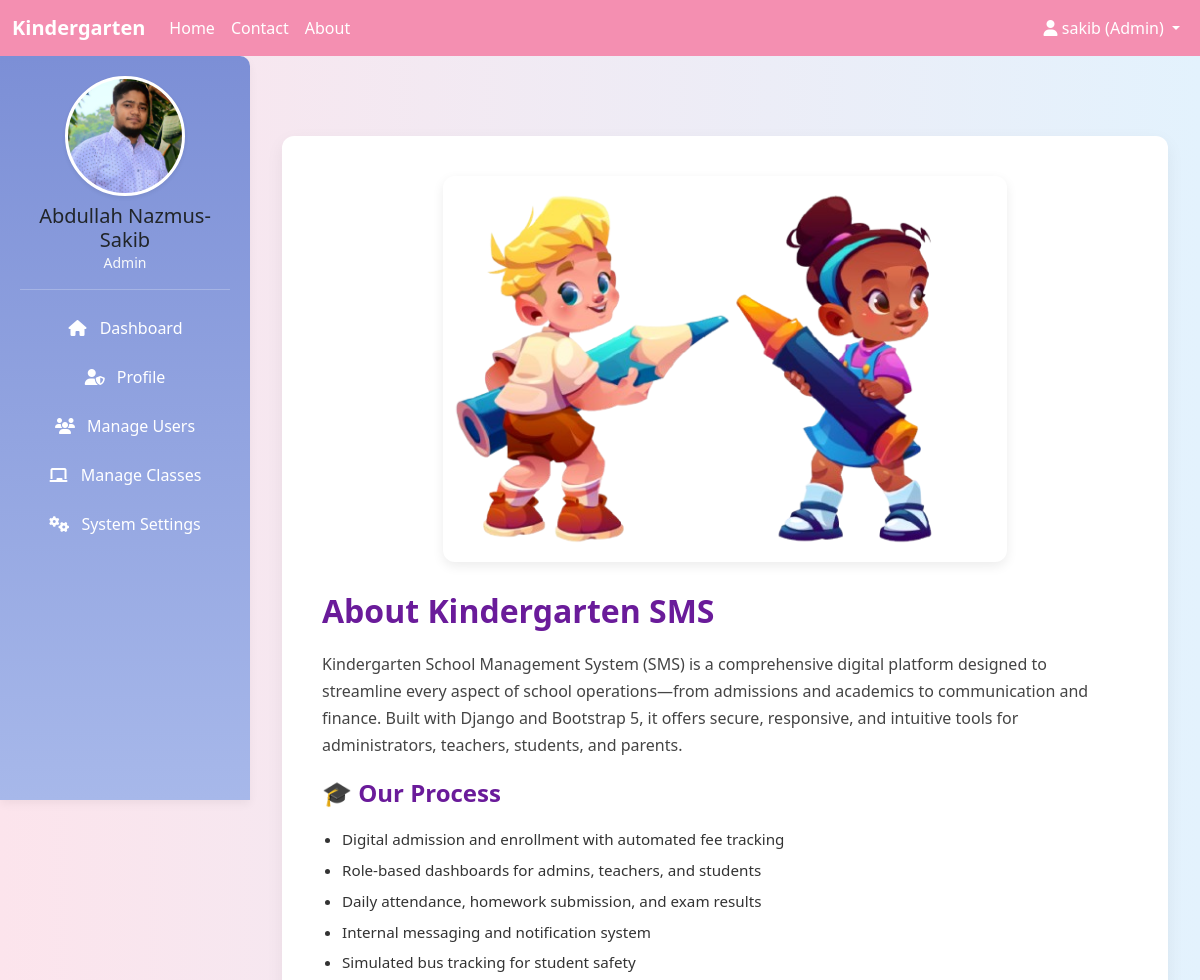
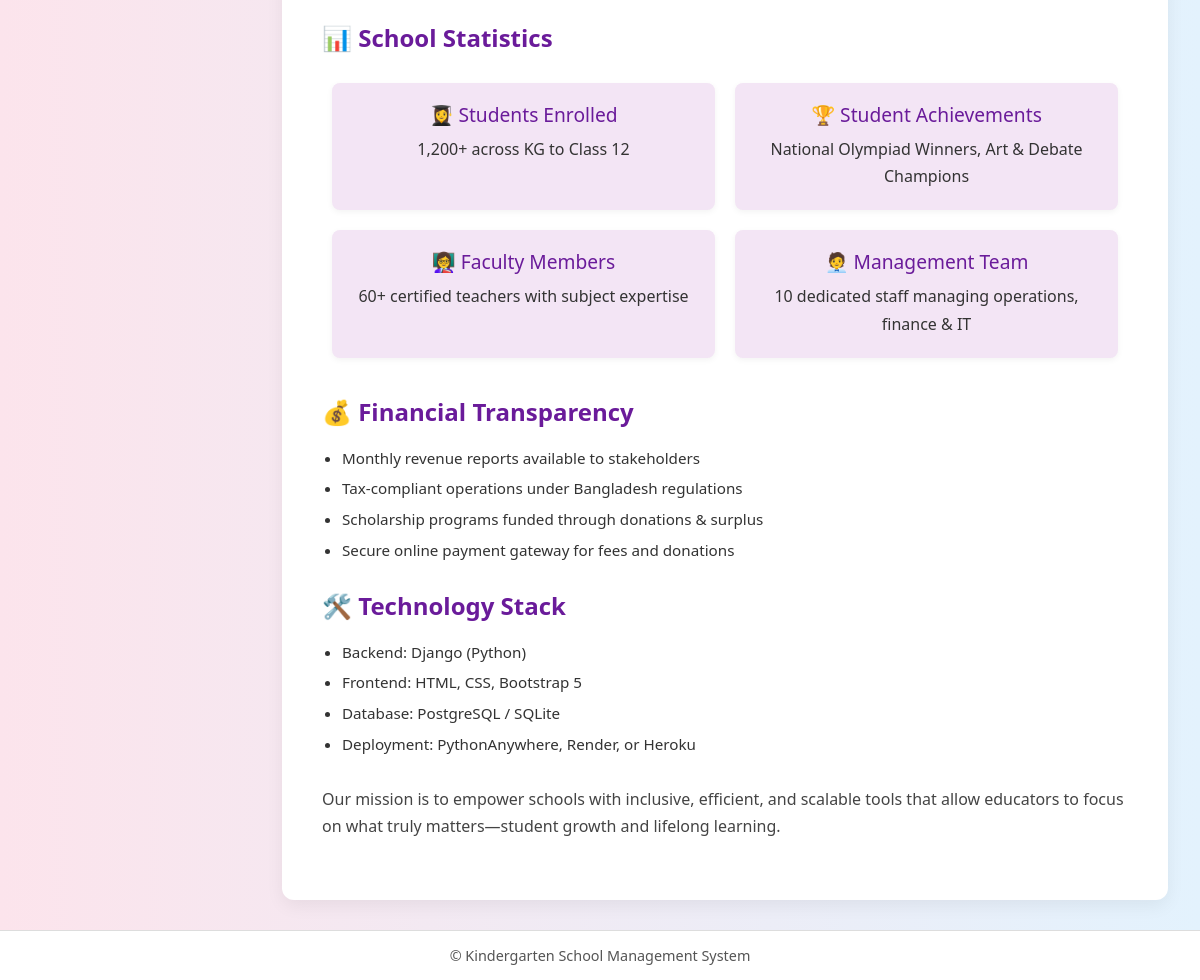
/about/ (signed in), run on the app's committed database (2 pictures, top to bottom).
### core/models.py (models this page shows, shortened)
class User(AbstractUser):
    ROLE_CHOICES = (
        ("admin", "Admin"),
        ("teacher", "Teacher"),
        ("student", "Student"),
    )
    role = models.CharField(max_length=10, choices=ROLE_CHOICES)

class AdminProfile(models.Model):
    user = models.OneToOneField(User, on_delete=models.CASCADE, related_name='admin_profile')
    full_name = models.CharField(max_length=128, blank=True)
    designation = models.CharField(max_length=64, blank=True)
    office_email = models.EmailField(blank=True)
    date_of_birth = models.DateField(null=True, blank=True)
    joining_date = models.DateField(null=True, blank=True)
    national_id = models.CharField(max_length=32, blank=True)
    address = models.TextField(blank=True)
    phone = models.CharField(max_length=24, blank=True)
    emergency_contact = models.CharField(max_length=24, blank=True)
    photo = models.ImageField(upload_to='admin_photos/', blank=True, null=True)
    bio = models.TextField(blank=True)
    skills = models.TextField(blank=True)
    experience = models.TextField(blank=True)
    education = models.TextField(blank=True)
    languages = models.TextField(blank=True)
    hobbies = models.TextField(blank=True)
    social_media = models.TextField(blank=True)
    achievements = models.TextField(blank=True)
    certifications = models.TextField(blank=True)
    interests = models.TextField(blank=True)
    notes = models.TextField(blank=True)
    is_active = models.BooleanField(default=True)
    created_at = models.DateTimeField(auto_now_add=True, null=True)
    last_updated = models.DateTimeField(auto_now=True)

### core/views.py (the view)
# urls.py: path('about/', views.about, name='about'),
def about(request):
    return render(request, 'about.html')

### core/templates/about.html (shortened to what this page needs)
{% extends 'base.html' %}
{% load static %}
{% block content %}
<div class="container">
  <div class="about-card">
    <div class="hero-div">
      <img src="{% static 'images/about.png' %}" alt="About Kindergarten SMS" class="hero-image">
    </div>
    <h2>About Kindergarten SMS</h2>
    <p>
      Kindergarten School Management System (SMS) is a comprehensive digital platform designed to streamline every aspect of school operations—from admissions and academics to communication and finance. Built with Django and Bootstrap 5, it offers secure, responsive, and intuitive tools for administrators, teachers, students, and parents.
    </p>
    <h4>🎓 Our Process</h4>
    <ul>
      <li>Digital admission and enrollment with automated fee tracking</li>
      <li>Role-based dashboards for admins, teachers, and students</li>
      <li>Daily attendance, homework submission, and exam results</li>
      <li>Internal messaging and notification system</li>
      <li>Simulated bus tracking for student safety</li>
    </ul>
    <h4>📊 School Statistics</h4>
    <div class="stats-box">
      <div class="stats-item">
        <h5>👩‍🎓 Students Enrolled</h5>
        <p>1,200+ across KG to Class 12</p>
      </div>
      <div class="stats-item">
        <h5>🏆 Student Achievements</h5>
        <p>National Olympiad Winners, Art & Debate Champions</p>
      </div>
      <div class="stats-item">
        <h5>👩‍🏫 Faculty Members</h5>
        <p>60+ certified teachers with subject expertise</p>
      </div>
      <div class="stats-item">
        <h5>🧑‍💼 Management Team</h5>
        <p>10 dedicated staff managing operations, finance & IT</p>
      </div>
    </div>
    <h4>💰 Financial Transparency</h4>
    <ul>
      <li>Monthly revenue reports available to stakeholders</li>
      <li>Tax-compliant operations under Bangladesh regulations</li>
      <li>Scholarship programs funded through donations & surplus</li>
      <li>Secure online payment gateway for fees and donations</li>
    </ul>
    <h4>🛠️ Technology Stack</h4>
    <ul>
      <li>Backend: Django (Python)</li>
      <li>Frontend: HTML, CSS, Bootstrap 5</li>
      <li>Database: PostgreSQL / SQLite</li>
      <li>Deployment: PythonAnywhere, Render, or Heroku</li>
    </ul>
    <p>
      Our mission is to empower schools with inclusive, efficient, and scalable tools that allow educators to focus on what truly matters—student growth and lifelong learning.
    </p>
  </div>
</div>
{% endblock %}

### core/templates/base.html (shortened to what this page needs)
<!DOCTYPE html>
<html lang="en">
<head>
  <link href="https://cdn.jsdelivr.net/npm/bootstrap@5.3.0/dist/css/bootstrap.min.css" rel="stylesheet"/>
  <link rel="stylesheet" href="https://cdnjs.cloudflare.com/ajax/libs/font-awesome/6.4.0/css/all.min.css"/>
</head>
<body>
  <nav class="navbar navbar-expand-sm">
    <div class="container-fluid">
      <a class="navbar-brand" href="#">Kindergarten</a>
      <div class="collapse navbar-collapse" id="navbarContent">
        <ul class="navbar-nav me-auto">
          <li class="nav-item"><a class="nav-link" href="{% url 'homepage' %}">Home</a></li>
          <li class="nav-item"><a class="nav-link" href="{% url 'contact' %}">Contact</a></li>
          <li class="nav-item"><a class="nav-link" href="{% url 'about' %}">About</a></li>
        </ul>
        <ul class="navbar-nav">
          <li class="nav-item dropdown">
            <a class="nav-link dropdown-toggle" href="#" id="userDropdown" role="button" data-bs-toggle="dropdown">
              <i class="fas fa-user"></i>
              {% if request.user.is_authenticated %}
                {{ request.user.username }} ({{ request.user.role|title }})
              {% else %}
                Account
              {% endif %}
            </a>
          </li>
        </ul>
      </div>
    </div>
  </nav>
  {% if request.user.is_authenticated %}
  <div class="sidebar text-center">
    {% if request.user.role == "student" %}
      {% if request.user.student_profile.photo %}
        <img src="{{ request.user.student_profile.photo.url }}" alt="Profile Picture" class="profile_pic shadow-sm" />
      {% else %}
        <img src="https://via.placeholder.com/120" alt="Profile Picture" class="profile_pic shadow-sm" />
      {% endif %}
    {% elif request.user.role == "teacher" %}
      {% if request.user.teacher_profile.photo %}
        <img src="{{ request.user.teacher_profile.photo.url }}" alt="Profile Picture" class="profile_pic shadow-sm" />
      {% else %}
        <img src="https://via.placeholder.com/120" alt="Profile Picture" class="profile_pic shadow-sm" />
      {% endif %}
    {% elif request.user.role == "admin" %}
      {% if request.user.admin_profile.photo %}
        <img src="{{ request.user.admin_profile.photo.url }}" alt="Profile Picture" class="profile_pic shadow-sm" />
      {% else %}
        <img src="https://via.placeholder.com/120" alt="Profile Picture" class="profile_pic shadow-sm" />
      {% endif %}
    {% endif %}
    <h5 class="mt-2 mb-0">{{ request.user.get_full_name|default:request.user.username }}</h5>
    <p class="text-light small mb-3">{{ request.user.role|title }}</p>
    <hr class="border-light">
    {% if request.user.role == "student" %}
      <a href="{% url 'dashboard' %}"><i class="fas fa-home me-2"></i> Dashboard</a>
      <a href="{% url 'student_profile' %}"><i class="fas fa-user me-2"></i> Profile</a>
      <a href="#"><i class="fas fa-tasks me-2"></i> My Tasks</a>
      <a href="#"><i class="fas fa-calendar-check me-2"></i> Attendance</a>
      <a href="#"><i class="fas fa-file-alt me-2"></i> Reports</a>
      <a href="#"><i class="fas fa-cog me-2"></i> Settings</a>
    {% elif request.user.role == "admin" %}
      <a href="{% url 'dashboard' %}"><i class="fas fa-home me-2"></i> Dashboard</a>
      <a href="{% url 'admin_profile' %}"><i class="fas fa-user-shield me-2"></i> Profile</a>
      <a href="#"><i class="fas fa-users me-2"></i> Manage Users</a>
      <a href="#"><i class="fas fa-chalkboard me-2"></i> Manage Classes</a>
      <a href="#"><i class="fas fa-cogs me-2"></i> System Settings</a>
    {% endif %}
      </div>
  {% endif %}
  <div class="{% if request.user.is_authenticated %}main-content{% else %}main-content full-width{% endif %}">
    {% block content %}{% endblock %}
  </div>
  <footer>
    &copy; {{ now|date:"Y" }} Kindergarten School Management System
  </footer>
</body>
</html>

### core/templates/base.html (style rules this page uses)
body { background: linear-gradient(to right, #fce4ec, #e3f2fd); font-family: "Segoe UI", Tahoma, Geneva, Verdana, sans-serif; margin: 0; padding: 0; }
.navbar { background-color: #f48fb1 !important; position: fixed; top: 0; left: 0; right: 0; z-index: 1030; }
.navbar-brand { font-weight: bold; color: #ffffff !important; }
.nav-link { color: #fff !important; font-weight: 500; }
.sidebar { background: linear-gradient(180deg, #7c8fd6, #a7b8ea); box-shadow: 0 4px 10px rgba(0, 0, 0, 0.05); padding: 20px; height: calc(100vh - 56px); position: fixed; top: 56px; left: 0; width: 250px; overflow-y: auto; border-top-right-radius: 10px; }
.profile_pic { width: 120px; height: 120px; border-radius: 50%; object-fit: cover; border: 3px solid #fff; background-color: #fff; transition: transform 0.3s ease; }
.sidebar a { display: block; padding: 10px 15px; color: #fff; text-decoration: none; border-radius: 6px; font-weight: 500; transition: all 0.3s ease; margin-bottom: 5px; }
.sidebar i { width: 20px; text-align: center; }
.main-content { margin-top: 56px; margin-left: 250px; padding: 20px; min-height: calc(100vh - 106px); transition: margin-left 0.3s ease; }
footer { bottom: 0; left: 0; right: 0; height: 50px; background-color: #fff; text-align: center; line-height: 50px; font-size: 0.9rem; color: #555; border-top: 1px solid #ddd; position: fixed; }

### core/templates/about.html (style rules this page uses)
.about-card { background-color: #ffffff; border-radius: 12px; box-shadow: 0 6px 18px rgba(0, 0, 0, 0.06); padding: 40px; max-width: 900px; margin: 60px auto; font-family: 'Segoe UI', Tahoma, Geneva, Verdana, sans-serif; transition: box-shadow 0.3s ease; }
.about-card h2, .about-card h4 { color: #6a1b9a; font-weight: 700; margin-bottom: 20px; }
.about-card p { font-size: 1rem; color: #444; line-height: 1.7; margin-bottom: 20px; }
.about-card ul { padding-left: 20px; margin-bottom: 30px; }
.about-card ul li { margin-bottom: 8px; font-size: 0.95rem; color: #333; }
.hero-div { text-align: center; margin-bottom: 30px; }
.hero-image { max-width: 70%; height: auto; border-radius: 12px; box-shadow: 0 4px 12px rgba(0, 0, 0, 0.08); transition: transform 0.3s ease; }
.stats-box { display: flex; flex-wrap: wrap; justify-content: space-between; margin-bottom: 30px; }
.stats-item { flex: 1 1 45%; background-color: #f3e5f5; border-radius: 8px; padding: 20px; margin: 10px; text-align: center; box-shadow: 0 2px 6px rgba(0,0,0,0.05); }
.stats-item h5 { font-size: 1.2rem; color: #6a1b9a; margin-bottom: 10px; }
.stats-item p { font-size: 1rem; color: #333; margin: 0; }

### data on the page
User: user.username "sakib", user.role "Admin", user.admin_profile.photo (picture), user.get_full_name "Abdullah Nazmus-Sakib"
